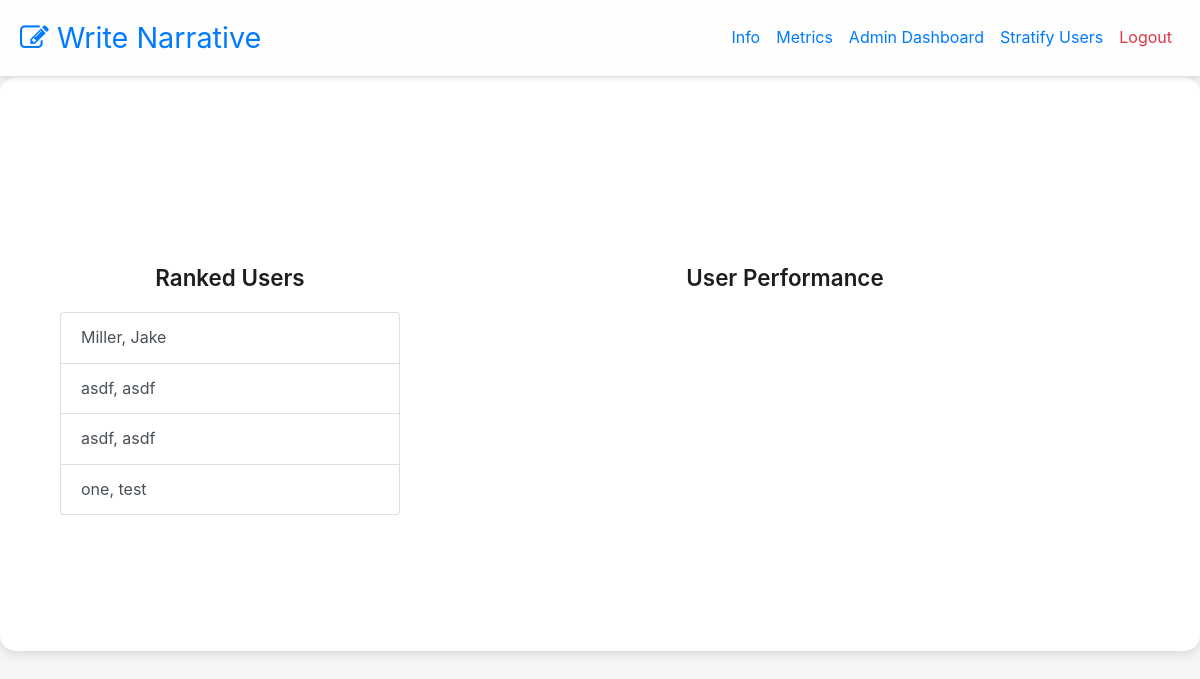
The page /phase-two (signed in) on the database as committed earlier.
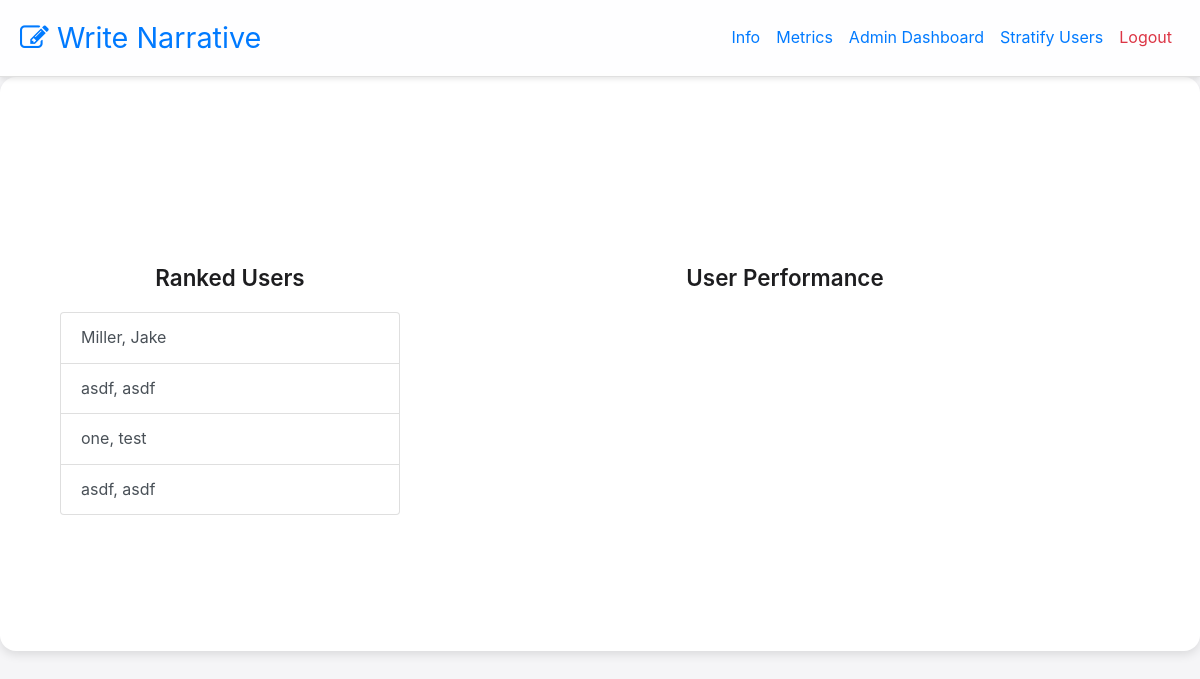
The same page on the database as committed later.
### website/models.py (models this page shows)
class Stratification(db.Model):
    id = db.Column(db.Integer, primary_key=True)
    overall_elo = db.Column(db.Integer)
    duty_perform_elo = db.Column(db.Integer)
    professionalism_elo = db.Column(db.Integer)
    leadership_elo = db.Column(db.Integer)
    character_elo = db.Column(db.Integer)
    num_comparisons = db.Column(db.Integer, default=0) #used to balance user comparisons
    comparison_history = db.Column(JSON, default=list)  # New field to track comparisons
    user_id = db.Column(db.Integer, db.ForeignKey('user.id'))

class User(db.Model, UserMixin):
    id = db.Column(db.Integer, primary_key=True)
    email = db.Column(db.String(150), unique=True)
    password = db.Column(db.String(150))
    first_name = db.Column(db.String(150))
    last_name = db.Column(db.String(150))
    notes = db.relationship('Note')
    supervisor_notes = db.relationship('Supervisor_Notes')
    feedback = db.relationship('Feedback')
    stratification = db.relationship('Stratification')
    info = db.relationship('Info')

### website/views.py (the view, shortened to what this page needs)
@views.route('/phase-two', methods=['GET', 'POST'])
@login_required
def phase_two():
    class_year = request.args.get('class_year', type=int)
    selected_user_id = request.args.get('selected_user', type=int)
    action = request.form.get('action')  # Captures button press action (move up/down)
    page = request.args.get('page', 1, type=int)
    admin_info = Info.query.filter_by(user_id=current_user.id).first()
    if not admin_info:
        return "Unauthorized Access", 403
    query = db.session.query(
        User.id,
        User.first_name,
        User.last_name,
        Stratification.overall_elo,
        Note.data.label("note_data"),
        Supervisor_Notes.data.label("supervisor_data")
    ).join(Info, User.id == Info.user_id) \
        .join(Stratification, User.id == Stratification.user_id, isouter=True) \
        .join(Note, User.id == Note.user_id, isouter=True) \
        .join(Supervisor_Notes, User.id == Supervisor_Notes.user_id, isouter=True) \
        .filter(Info.squadron == admin_info.squadron)
    if class_year:
        query = query.filter(Info.class_year == class_year)
    query = query.order_by(Stratification.overall_elo.desc().nullslast(), User.last_name, User.first_name)
    users_paginated = query.paginate(page=page, error_out=False)
    users = users_paginated.items
    all_users = query.all()  # Get full sorted list
    selected_user = None
    above_user = None
    below_user = None
    return render_template(
        "phase_two.html",
        users=users,
        selected_user=selected_user,
        above_user=above_user,
        below_user=below_user,
        squadron=admin_info.squadron,
        class_year=class_year,
        pagination=users_paginated
    )

### website/templates/phase_two.html (shortened to what this page needs)
{% extends "base.html" %}
{% block content %}
<div class="container mt-5">
    <div class="row">
        <div class="col-md-4">
            <h3 class="text-center">Ranked Users</h3>
            <div class="list-group">
                {% for user in users %}
                    <a href="?class_year={{ class_year }}&selected_user={{ user.id }}"
                       class="list-group-item list-group-item-action
                              {% if selected_user and selected_user.id == user.id %}active{% endif %}">
                        {{ user.last_name }}, {{ user.first_name }}
                    </a>
                {% endfor %}
            </div>
        </div>
        <div class="col-md-8">
            <h3 class="text-center">User Performance</h3>
        </div>
    </div>
</div>
{% endblock %}

Rows that differ between the two databases and show on the page:
changed Stratification "one": moves up the list
